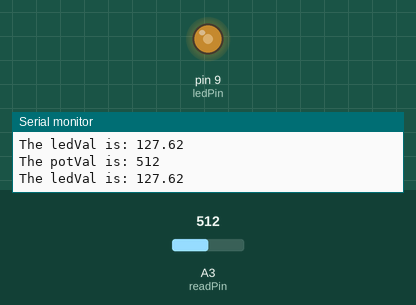
Recording of a sketch running on a simulated Arduino Uno, built with avr-gcc and run on an emulated ATmega328P. Parts: output pins drawn as LEDs (lit = HIGH), the last lines printed to the serial monitor. Inputs (shaded band) come from the test bench; at power-on: A3 (readPin) = 512.

Above: at 1.3 s.
1.4 s: A3 (readPin) set to 716
At 2.4 s:
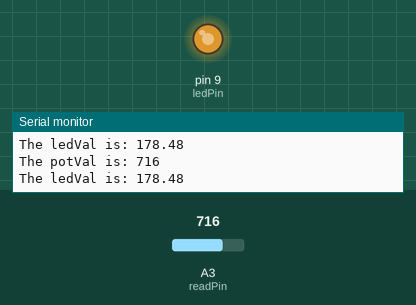
3.5 s: A3 (readPin) set to 900
At 5.2 s:
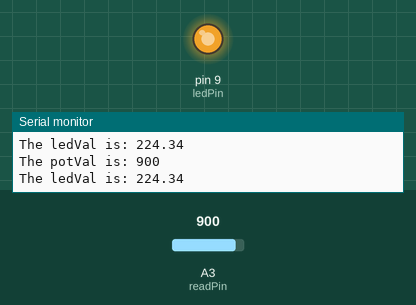
5.5 s: A3 (readPin) set to 122
At 6.9 s:
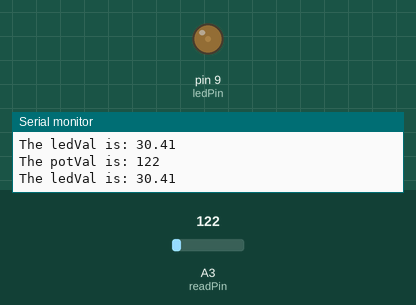
7.5 s: A3 (readPin) set to 511
At 8.6 s:
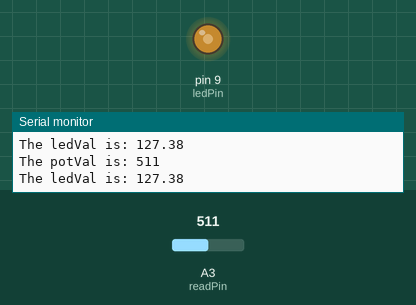
Timing chart, 0 to 10.5 s (numbered marks = the images above; inputs shaded):
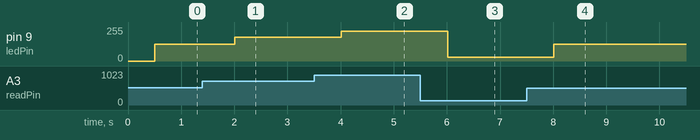

Measured:
- after the input at 1.4 s, pin 9 (ledPin): 127/255 → 178/255 after 0.60 s
- after the input at 3.5 s, pin 9 (ledPin): 178/255 → 224/255 after 0.51 s
- after the input at 5.5 s, pin 9 (ledPin): 224/255 → 30/255 after 0.51 s
- after the input at 7.5 s, pin 9 (ledPin): 30/255 → 127/255 after 0.52 s

The sketch:

dimmableLED.ino
```cpp
int readPin = A3;
int ledPin = 9;
int potVal;
float ledVal;
int wait = 500;
void setup() {
  // put your setup code here, to run once:
  pinMode(readPin, INPUT);
  pinMode(ledPin, OUTPUT);
  Serial.begin(9600);
}

void loop() {
  // put your main code here, to run repeatedly:
  potVal = analogRead(readPin);
  Serial.print("The potVal is: ");
  Serial.println(potVal);
  ledVal = (255./1023.) * potVal;
  Serial.print("The ledVal is: ");
  Serial.println(ledVal);
  delay(wait);
  analogWrite(ledPin, ledVal);
}
```
